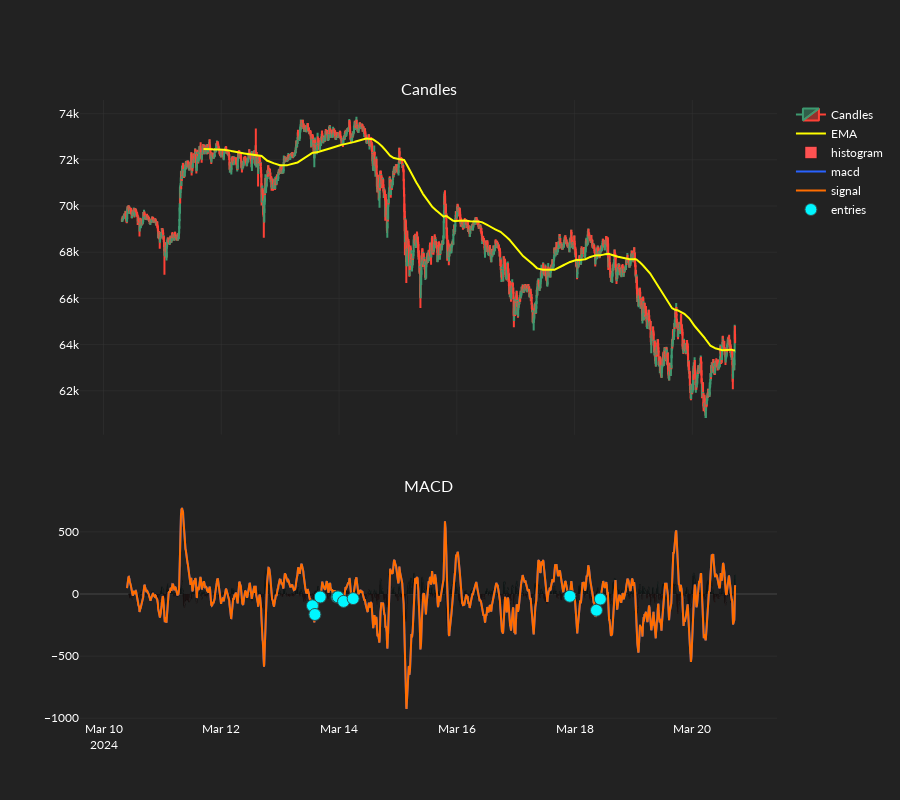

This figure's notebook cell:
### Code cell
fig = go.Figure()

fig = make_subplots(
    cols=1,
    rows=2,
    shared_xaxes=True,
    subplot_titles=["Candles", "MACD"],
    row_heights=[0.6, 0.4],
    vertical_spacing=0.1
)

#Candlestick chart for pricing
fig.append_trace(
    go.Candlestick(
        x=datetimes,
        open=candles[:,CandleBodyType.Open],
        high=candles[:,CandleBodyType.High],
        low=candles[:,CandleBodyType.Low],
        close=candles[:,CandleBodyType.Close],
        name="Candles",
    ),
    col=1,
    row=1,
)
fig.append_trace(
    go.Scatter(
        x=datetimes,
        y=ema,
        name="EMA",
        line_color="yellow",
    ),
    col=1,
    row=1,
)
ind_shift = np.roll(histogram,1)
ind_shift[0] = np.nan
colors = np.where(
    histogram >= 0,
    np.where(ind_shift < histogram, "#26A69A", "#B2DFDB"),
    np.where(ind_shift < histogram, "#FFCDD2", "#FF5252"),
)
fig.append_trace(
    go.Bar(
        x=datetimes,
        y=histogram,
        name="histogram",
        marker_color=colors,
    ),
    row=2,
    col=1,
)
fig.append_trace(
    go.Scatter(
        x=datetimes,
        y=macd,
        name="macd",
        line_color="#2962FF",
    ),
    row=2,
    col=1,
)
fig.append_trace(
    go.Scatter(
        x=datetimes,
        y=macd,
        name="signal",
        line_color="#FF6D00",
    ),
    row=2,
    col=1,
)
fig.append_trace(
    go.Scatter(
        x=datetimes,
        y=entry_signals,
        mode="markers",
        name="entries",
        marker=dict(
            size=12,
            symbol="circle",
            color="#00F6FF",
            line=dict(
                width=1,
                color="DarkSlateGrey",
            ),
        ),
    ),
    row=2,
    col=1,
)

#Update actions and show plot
fig.update_layout(
    height=800,
    xaxis_rangeslider_visible=False,
)
fig.show()

### Figure 1 — Plotly figure (JSON) as saved in the notebook; plotly's stock layout.template omitted (floating-point values rounded to 4 significant figures; data arrays with more than 128 entries replaced by an {"elided": "..."} marker saying what was removed)
{"data": [{"close": {"elided": "3000 float values"}, "high": {"elided": "3000 float values"}, "low": {"elided": "3000 float values"}, "name": "Candles", "open": {"elided": "3000 float values"}, "type": "candlestick", "x": {"elided": "3000 str values"}, "xaxis": "x", "yaxis": "y"}, {"line": {"color": "yellow"}, "name": "EMA", "type": "scatter", "x": {"elided": "3000 str values"}, "xaxis": "x", "y": {"elided": "3000 float values"}, "yaxis": "y"}, {"marker": {"color": {"elided": "3000 str values"}}, "name": "histogram", "type": "bar", "x": {"elided": "3000 str values"}, "xaxis": "x2", "y": {"elided": "3000 float values"}, "yaxis": "y2"}, {"line": {"color": "#2962FF"}, "name": "macd", "type": "scatter", "x": {"elided": "3000 str values"}, "xaxis": "x2", "y": {"elided": "3000 float values"}, "yaxis": "y2"}, {"line": {"color": "#FF6D00"}, "name": "signal", "type": "scatter", "x": {"elided": "3000 str values"}, "xaxis": "x2", "y": {"elided": "3000 float values"}, "yaxis": "y2"}, {"marker": {"color": "#00F6FF", "line": {"color": "DarkSlateGrey", "width": 1}, "size": 12, "symbol": "circle"}, "mode": "markers", "name": "entries", "type": "scatter", "x": {"elided": "3000 str values"}, "xaxis": "x2", "y": {"elided": "3000 float values"}, "yaxis": "y2"}], "layout": {"annotations": [{"font": {"size": 16}, "showarrow": false, "text": "Candles", "x": 0.5, "xanchor": "center", "xref": "paper", "y": 1, "yanchor": "bottom", "yref": "paper"}, {"font": {"size": 16}, "showarrow": false, "text": "MACD", "x": 0.5, "xanchor": "center", "xref": "paper", "y": 0.36, "yanchor": "bottom", "yref": "paper"}], "height": 800, "xaxis": {"anchor": "y", "domain": [0, 1], "matches": "x2", "rangeslider": {"visible": false}, "showticklabels": false}, "xaxis2": {"anchor": "y2", "domain": [0, 1]}, "yaxis": {"anchor": "x", "domain": [0.46, 1]}, "yaxis2": {"anchor": "x2", "domain": [0, 0.36]}}}
